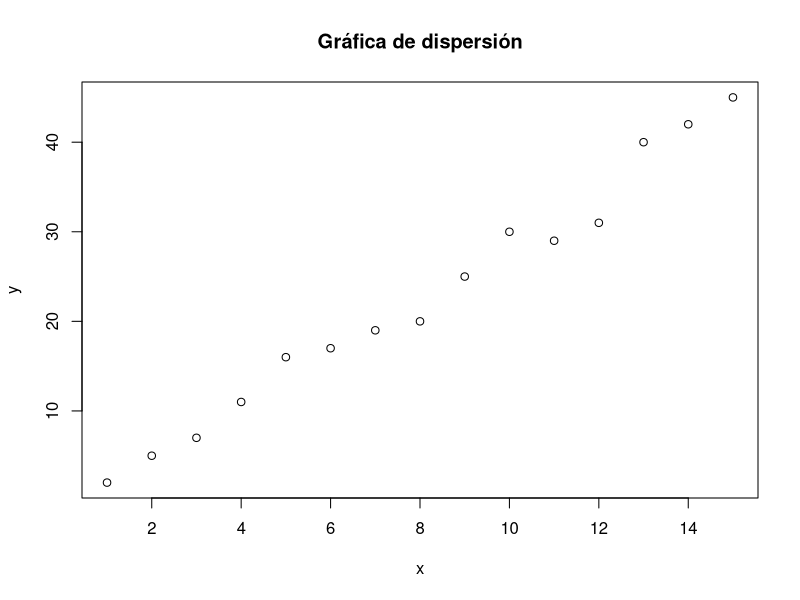

The R source for this figure:
##################################################
# Ejercicio 1
x <- c(1,2,3,4,5,6,7,8,9,10,11,12,13,14,15)
y <- c(2,5,7,11,16,17,19,20,25,30,29,31,40,42,45)

# Grafica de dispersión
plot(x, y, main = "Gráfica de dispersión")

# Regresión lineal
lm.modelo <- lm(y ~ x)
summary(lm.modelo)
